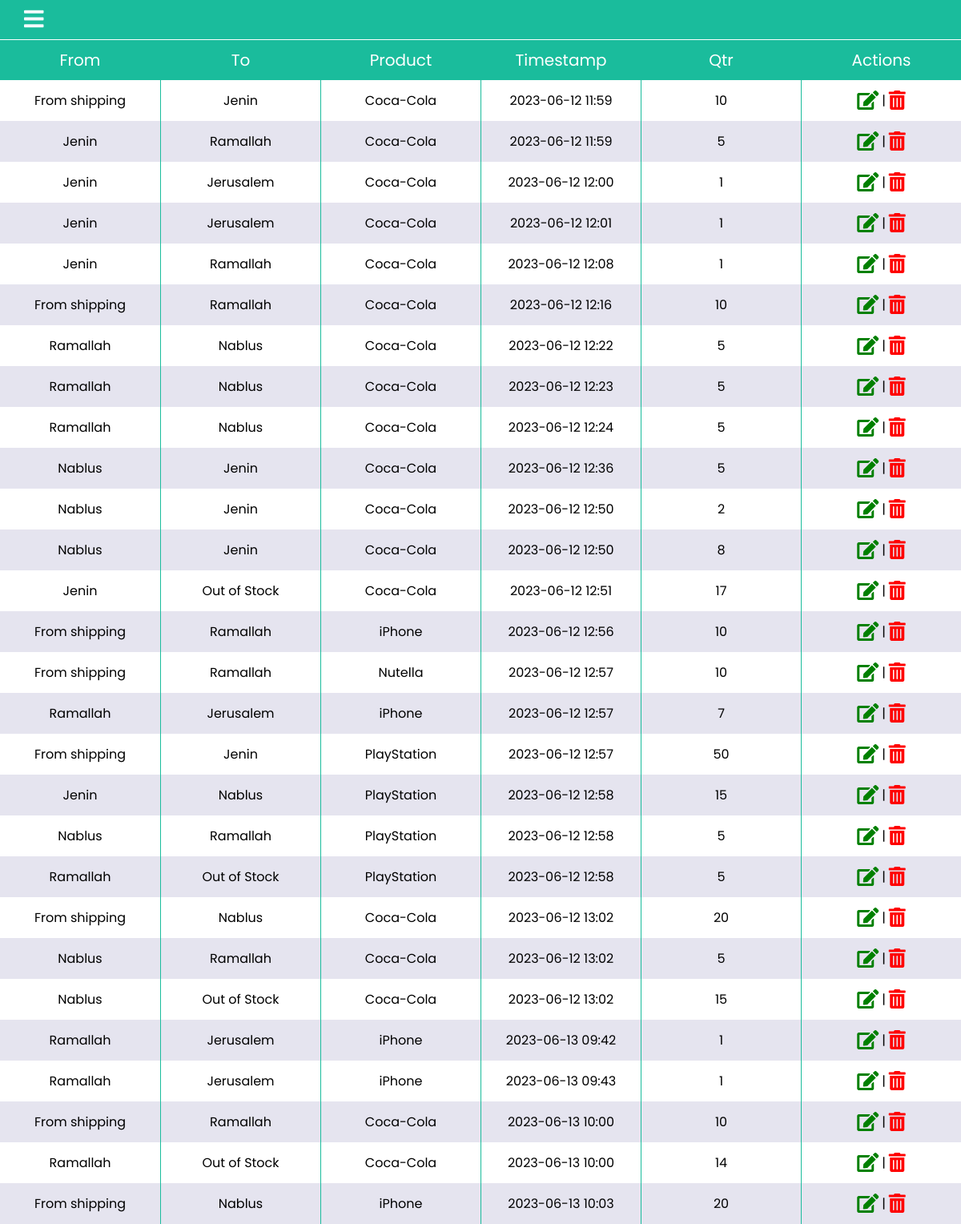
Page /product_movements on the committed database.
### src/models.py (models this page shows, shortened)
class ProductMovement(db.Model):
    movement_id = db.Column(db.Text, primary_key=True, default=lambda: str(uuid.uuid4()))
    timestamp = db.Column(db.DateTime, default=datetime.utcnow)
    from_location_id = db.Column(db.Text, db.ForeignKey('location.location_id'))
    to_location_id = db.Column(db.Text, db.ForeignKey('location.location_id'))
    qty = db.Column(db.Integer, nullable=False)
    product_id = db.Column(db.Text, db.ForeignKey('product.product_id'), nullable=False)

class Location(db.Model):
    location_id = db.Column(db.Text, primary_key=True, default=lambda: str(uuid.uuid4()))
    location_name = db.Column(db.String(50), nullable=False)
    movements_from = db.relationship('ProductMovement', foreign_keys='ProductMovement.from_location_id', backref='from_location')
    movements_to = db.relationship('ProductMovement', foreign_keys='ProductMovement.to_location_id', backref='to_location')

class Product(db.Model):
    product_id = db.Column(db.Text, primary_key=True,default=lambda: str(uuid.uuid4()))
    product_name = db.Column(db.String(50), nullable=False)
    movements = db.relationship('ProductMovement', backref='product')

### src/routes.py (the view)
@app.route('/product_movements')
def get_all_movement():
    return render_template('/product_movement/product_movements.html', movements=ProductMovementManager.get_all_product_movement())

### src/business_logic/product_movement/product_movement_manager.py (called while the page is built)
    def get_all_product_movement():
        return ProductMovement.query.all()

### src/templates/product_movement/product_movements.html (shortened to what this page needs)
{% extends 'base.html' %} {% include 'nav.html' %} {% block body %}
<div class="table-grid">
  <div class="table-row-pv table-title">
    <div>From</div>
    <div>To</div>
    <div>Product</div>
    <div>Timestamp</div>
    <div>Qtr</div>
    <div>Actions</div>
  </div>
</div>
<div class="table-grid">
  {% for movement in movements %}
  <div class="table-row-pv">
    {% if movement.from_location.location_name %}
    <div>{{movement.from_location.location_name}}</div>
    {% else %}
    <div>From shipping</div>
    {% endif %} {% if movement.to_location.location_name %}
    <div>{{movement.to_location.location_name}}</div>
    {% else %}
    <div>Out of Stock</div>
    {% endif %}
    <div>{{movement.product.product_name}}</div>
    <div>{{movement.timestamp.strftime('%Y-%m-%d %H:%M')}}</div>
    <div>{{movement.qty}}</div>
    <div>
      <span style="font-size: 24px; color: green; padding-right: 4px">
        <a href="/product_movement/edit/{{movement.movement_id}}">
          <i class="fas fa-edit"></i
        ></a>
      </span>
      |
      <span style="font-size: 24px; color: red; padding-left: 4px">
        <a href="/product_movement/delete/{{movement.movement_id}}">
          <i class="fas fa-trash-alt"></i></a
      ></span>
    </div>
  </div>
  {% endfor %}
</div>
{% endblock %}

### src/static/css/global.css (style rules this page uses)
* { list-style: none; text-decoration: none; margin: 0; padding: 0; box-sizing: border-box; font-family: "Poppins"; }
body { background: #f5f6fa; }
.table-grid { display: grid; grid-template-rows: auto; }
.table-row-pv { display: grid; background-color: #fff; grid-template-columns: repeat(6, 1fr); }
.table-row-pv:nth-of-type(2n) { background-color: #e5e4ef; }
.table-row-pv > div { padding: 0.5em; align-self: center; text-align: center; transition: 0.3s ease; height: 100%; display: flex; justify-content: center; align-items: center; word-break: break-all; }
.table-row-pv > div:not(:first-child) { border-left: 1px solid #1abc9c; }
a, a:hover, a:visited, a:active, a:link { text-decoration: none; color: inherit; }
body { background-color: #fbfbfb; }
.table-title { font-size: 20px; background: #1abc9c; color: white; }

### rows in the picture
ProductMovement: shows "From shipping", to_location.location_name "Jenin", product.product_name "Coca-Cola", timestamp "2023-06-12 11:59", qty "10"
ProductMovement: from_location.location_name "Jenin", to_location.location_name "Ramallah", product.product_name "Coca-Cola", timestamp "2023-06-12 11:59", qty "5"
ProductMovement: from_location.location_name "Jenin", to_location.location_name "Jerusalem", product.product_name "Coca-Cola", timestamp "2023-06-12 12:00", qty "1"
ProductMovement: from_location.location_name "Jenin", to_location.location_name "Jerusalem", product.product_name "Coca-Cola", timestamp "2023-06-12 12:01", qty "1"
ProductMovement: from_location.location_name "Jenin", to_location.location_name "Ramallah", product.product_name "Coca-Cola", timestamp "2023-06-12 12:08", qty "1"
ProductMovement: shows "From shipping", to_location.location_name "Ramallah", product.product_name "Coca-Cola", timestamp "2023-06-12 12:16", qty "10"
ProductMovement: from_location.location_name "Ramallah", to_location.location_name "Nablus", product.product_name "Coca-Cola", timestamp "2023-06-12 12:22", qty "5"
ProductMovement: from_location.location_name "Ramallah", to_location.location_name "Nablus", product.product_name "Coca-Cola", timestamp "2023-06-12 12:23", qty "5"
ProductMovement: from_location.location_name "Ramallah", to_location.location_name "Nablus", product.product_name "Coca-Cola", timestamp "2023-06-12 12:24", qty "5"
ProductMovement: from_location.location_name "Nablus", to_location.location_name "Jenin", product.product_name "Coca-Cola", timestamp "2023-06-12 12:36", qty "5"
ProductMovement: from_location.location_name "Nablus", to_location.location_name "Jenin", product.product_name "Coca-Cola", timestamp "2023-06-12 12:50", qty "2"
ProductMovement: from_location.location_name "Nablus", to_location.location_name "Jenin", product.product_name "Coca-Cola", timestamp "2023-06-12 12:50", qty "8"
ProductMovement: from_location.location_name "Jenin", shows "Out of Stock", product.product_name "Coca-Cola", timestamp "2023-06-12 12:51", qty "17"
ProductMovement: shows "From shipping", to_location.location_name "Ramallah", product.product_name "iPhone", timestamp "2023-06-12 12:56", qty "10"
ProductMovement: shows "From shipping", to_location.location_name "Ramallah", product.product_name "Nutella", timestamp "2023-06-12 12:57", qty "10"
ProductMovement: from_location.location_name "Ramallah", to_location.location_name "Jerusalem", product.product_name "iPhone", timestamp "2023-06-12 12:57", qty "7"
ProductMovement: shows "From shipping", to_location.location_name "Jenin", product.product_name "PlayStation", timestamp "2023-06-12 12:57", qty "50"
ProductMovement: from_location.location_name "Jenin", to_location.location_name "Nablus", product.product_name "PlayStation", timestamp "2023-06-12 12:58", qty "15"
ProductMovement: from_location.location_name "Nablus", to_location.location_name "Ramallah", product.product_name "PlayStation", timestamp "2023-06-12 12:58", qty "5"
ProductMovement: from_location.location_name "Ramallah", shows "Out of Stock", product.product_name "PlayStation", timestamp "2023-06-12 12:58", qty "5"
ProductMovement: shows "From shipping", to_location.location_name "Nablus", product.product_name "Coca-Cola", timestamp "2023-06-12 13:02", qty "20"
ProductMovement: from_location.location_name "Nablus", to_location.location_name "Ramallah", product.product_name "Coca-Cola", timestamp "2023-06-12 13:02", qty "5"
ProductMovement: from_location.location_name "Nablus", shows "Out of Stock", product.product_name "Coca-Cola", timestamp "2023-06-12 13:02", qty "15"
ProductMovement: from_location.location_name "Ramallah", to_location.location_name "Jerusalem", product.product_name "iPhone", timestamp "2023-06-13 09:42", qty "1"
ProductMovement: from_location.location_name "Ramallah", to_location.location_name "Jerusalem", product.product_name "iPhone", timestamp "2023-06-13 09:43", qty "1"
ProductMovement: shows "From shipping", to_location.location_name "Ramallah", product.product_name "Coca-Cola", timestamp "2023-06-13 10:00", qty "10"
ProductMovement: from_location.location_name "Ramallah", shows "Out of Stock", product.product_name "Coca-Cola", timestamp "2023-06-13 10:00", qty "14"
ProductMovement: shows "From shipping", to_location.location_name "Nablus", product.product_name "iPhone", timestamp "2023-06-13 10:03", qty "20"
